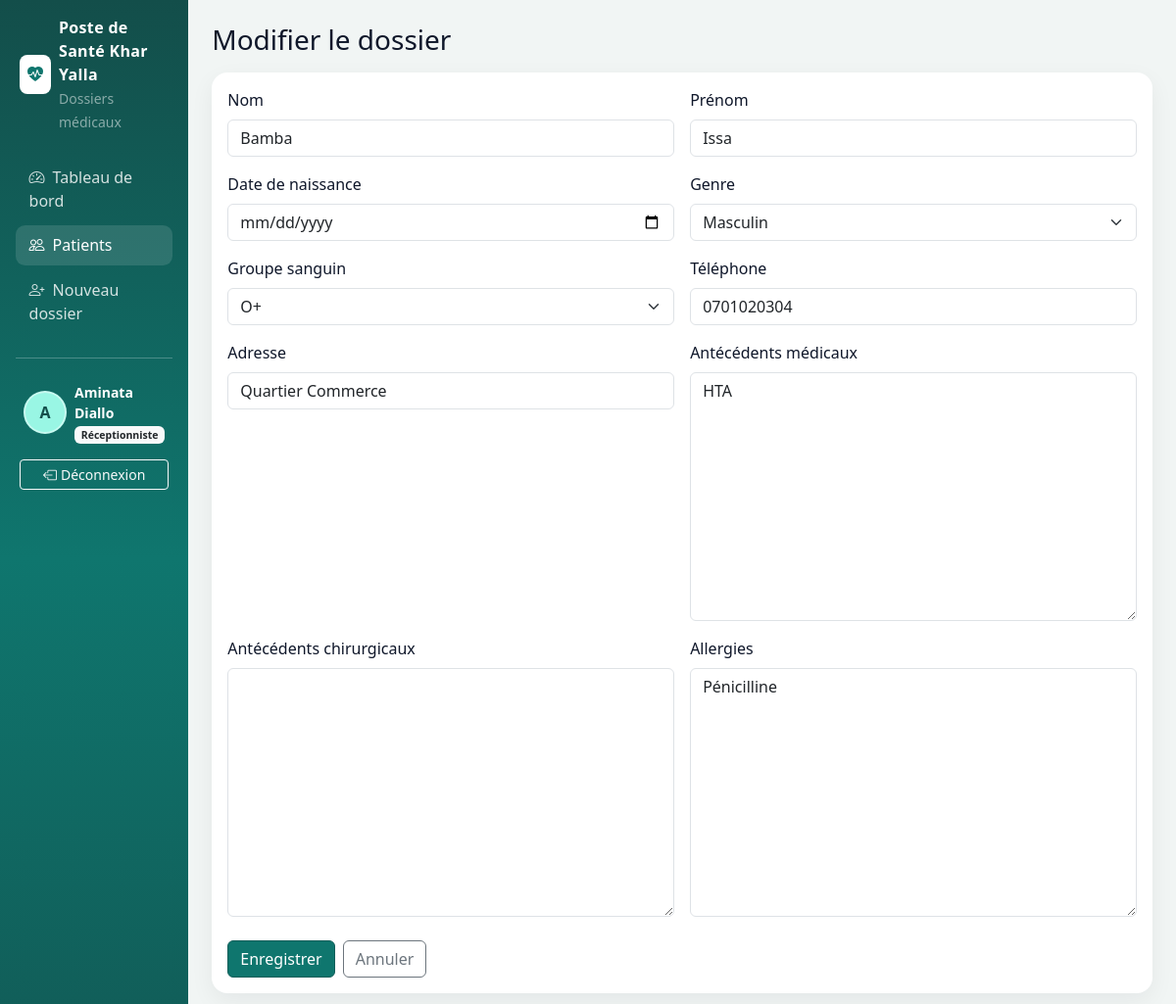
Screenshot of /patients/1/modifier/ (signed in) with the database file from the repository.
### accounts/models.py (models this page shows, shortened)
class User(AbstractUser):
    class Role(models.TextChoices):
        ADMIN = "ADMIN", "Administrateur"
        MEDECIN = "MEDECIN", "Médecin"
        INFIRMIER = "INFIRMIER", "Infirmier"
        RECEPTIONNISTE = "RECEPTIONNISTE", "Réceptionniste"
    ROLES_CREABLES = (
        (Role.MEDECIN, "Médecin"),
        (Role.INFIRMIER, "Infirmier"),
        (Role.RECEPTIONNISTE, "Réceptionniste"),
    )
    role = models.CharField(
        "rôle",
        max_length=20,
        choices=Role.choices,
        default=Role.RECEPTIONNISTE,
        help_text="Ça décide ce que la personne a le droit de faire.",
    )
    telephone = models.CharField("téléphone", max_length=30, blank=True)
    photo = models.ImageField(
        "photo de profil",
        upload_to=photo_upload_to,
        blank=True,
        null=True,
    )
    class Meta:
        verbose_name = "utilisateur"
        verbose_name_plural = "utilisateurs"
        ordering = ["last_name", "first_name", "username"]
    def is_admin(self):
        return self.role == self.Role.ADMIN
    def is_medecin(self):
        return self.role == self.Role.MEDECIN
    def is_infirmier(self):
        return self.role == self.Role.INFIRMIER
    def is_receptionniste(self):
        return self.role == self.Role.RECEPTIONNISTE
    def is_soignant(self):
        return self.role in (self.Role.MEDECIN, self.Role.INFIRMIER)

### patients/models.py (models this page shows, shortened)
class Patient(models.Model):
    class Genre(models.TextChoices):
        M = "M", "Masculin"
        F = "F", "Féminin"
    class GroupeSanguin(models.TextChoices):
        A_POS = "A+", "A+"
        A_NEG = "A-", "A-"
        B_POS = "B+", "B+"
        B_NEG = "B-", "B-"
        AB_POS = "AB+", "AB+"
        AB_NEG = "AB-", "AB-"
        O_POS = "O+", "O+"
        O_NEG = "O-", "O-"
        INCONNU = "INCONNU", "Inconnu"
    numero_dossier = models.CharField(
        "numéro de dossier",
        max_length=20,
        unique=True,
        editable=False,
        help_text="Généré automatiquement : PAT-AAAA-XXXX",
    )
    nom = models.CharField(max_length=80)
    prenom = models.CharField("prénom", max_length=80)
    date_naissance = models.DateField("date de naissance")
    genre = models.CharField(max_length=1, choices=Genre.choices)
    groupe_sanguin = models.CharField(
        max_length=8,
        choices=GroupeSanguin.choices,
        default=GroupeSanguin.INCONNU,
    )
    telephone = models.CharField("téléphone", max_length=30, blank=True)
    adresse = models.CharField(max_length=255, blank=True)
    antecedent_medicaux = models.TextField("antécédents médicaux", blank=True)
    antecedent_chirurgicaux = models.TextField("antécédents chirurgicaux", blank=True)
    allergies = models.TextField(blank=True)
    created_at = models.DateTimeField("créé le", auto_now_add=True)
    updated_at = models.DateTimeField("modifié le", auto_now=True)
    created_by = models.ForeignKey(
        settings.AUTH_USER_MODEL,
        on_delete=models.SET_NULL,
        null=True,
        blank=True,
        related_name="patients_crees",
        verbose_name="enregistré par",
    )
    class Meta:
        ordering = ["nom", "prenom"]
        verbose_name = "patient"
        verbose_name_plural = "patients"
        indexes = [
            models.Index(fields=["nom", "prenom"]),
            models.Index(fields=["numero_dossier"]),
        ]

### patients/views.py (the view, shortened to what this page needs)
# urls.py: path("<int:pk>/modifier/", PatientUpdateView.as_view(), name="modifier"),
class PatientUpdateView(ReceptionMixin, UpdateView):
    model = Patient
    form_class = PatientForm
    template_name = "patients/patient_form.html"

### patients/forms.py
class PatientForm(BootstrapFormMixin, forms.ModelForm):
    class Meta:
        model = Patient
        fields = [
            "nom",
            "prenom",
            "date_naissance",
            "genre",
            "groupe_sanguin",
            "telephone",
            "adresse",
            "antecedent_medicaux",
            "antecedent_chirurgicaux",
            "allergies",
        ]
        widgets = {
            "date_naissance": forms.DateInput(attrs={"type": "date"}),
        }

### accounts/audit.py (called while the page is built)
def masquer_commandes_expirees():
    seuil = timezone.now() - timedelta(hours=24)
    return AuditLog.objects.filter(efface_le__isnull=True, created_at__lt=seuil).update(
        efface_le=timezone.now()
    )

### accounts/context_processors.py (called while the page is built, shortened)
def role_flags(request):
    user = getattr(request, "user", None)
    return {
        "is_admin_role": user.is_admin(),
        "is_medecin_role": user.is_medecin(),
        "is_infirmier_role": user.is_infirmier(),
        "is_reception_role": user.is_receptionniste(),
        "is_soignant_role": user.is_soignant(),
    }

def structure(_request):
    from django.conf import settings
    return {"NOM_STRUCTURE": getattr(settings, "NOM_STRUCTURE", "Poste de Santé Khar Yalla")}

### accounts/permissions.py (called while the page is built)
    def test_func(self):
        user = self.request.user
        if not user.is_authenticated:
            return False
        return user.role in self.allowed_roles

### templates/patients/patient_form.html (shortened to what this page needs)
{% extends "base.html" %}
{% block content %}
<h1 class="h3 mb-3">{% if form.instance.pk %}Modifier le dossier{% else %}Enregistrer un patient{% endif %}</h1>
<form method="post" class="card stat-card card-body" novalidate>
  <div class="row g-3">
    {% for field in form %}
      <div class="col-md-6">
        <label class="form-label" for="{{ field.id_for_label }}">{{ field.label }}</label>
        {{ field }}
      </div>
    {% endfor %}
  </div>
  <div class="mt-4 d-flex gap-2">
    <button class="btn btn-success" type="submit">Enregistrer</button>
    <a class="btn btn-outline-secondary" href="{% url 'patients:liste' %}">Annuler</a>
  </div>
</form>
{% endblock %}

### templates/base.html (shortened to what this page needs)
<!DOCTYPE html>
<html lang="fr">
<head>
  <link href="https://cdn.jsdelivr.net/npm/bootstrap@5.3.3/dist/css/bootstrap.min.css" rel="stylesheet">
  <link href="https://cdn.jsdelivr.net/npm/bootstrap-icons@1.11.3/font/bootstrap-icons.min.css" rel="stylesheet">
  {% load static %}
  <link rel="stylesheet" href="{% static 'css/app.css' %}">
</head>
<body class="app-body">
  <div class="d-flex">
    <aside class="sidebar text-white p-3 no-print">
      <div class="d-flex align-items-center gap-2 mb-4 px-1">
        <span class="bg-white text-success rounded-3 p-2"><i class="bi bi-heart-pulse-fill"></i></span>
        <div>
          <div class="brand">{{ NOM_STRUCTURE }}</div>
          <small class="text-white-50">Dossiers médicaux</small>
        </div>
      </div>
      <nav class="nav flex-column gap-1">
        <a class="nav-link {% if request.resolver_match.url_name == 'dashboard' %}active{% endif %}" href="{% url 'reports:dashboard' %}">
          <i class="bi bi-speedometer2 me-2"></i>Tableau de bord
        </a>
        {% if not is_admin_role %}
        <a class="nav-link {% if request.resolver_match.app_name == 'patients' %}active{% endif %}" href="{% url 'patients:liste' %}">
          <i class="bi bi-people me-2"></i>Patients
        </a>
        {% endif %}
        {% if is_reception_role %}
        <a class="nav-link" href="{% url 'patients:creer' %}">
          <i class="bi bi-person-plus me-2"></i>Nouveau dossier
        </a>
        {% endif %}
      </nav>
      <hr class="border-light opacity-25 my-4">
      <a href="{% url 'accounts:profil' %}" class="d-flex align-items-center gap-2 px-2 text-white text-decoration-none">
        {% if request.user.photo %}
          <img src="{{ request.user.photo.url }}" alt="Photo de profil" class="avatar-profil">
        {% else %}
          <span class="avatar-profil avatar-fallback">{{ request.user.first_name|slice:":1"|default:request.user.username|slice:":1"|upper }}</span>
        {% endif %}
        <div class="small">
          <div class="fw-semibold">{{ request.user.get_full_name|default:request.user.username }}</div>
          <span class="badge text-bg-light text-dark badge-role">{{ request.user.get_role_display }}</span>
        </div>
      </a>
      <form method="post" action="{% url 'accounts:logout' %}" class="mt-3 px-1">
        <button class="btn btn-outline-light btn-sm w-100" type="submit">
          <i class="bi bi-box-arrow-left me-1"></i>Déconnexion
        </button>
      </form>
    </aside>
    <main class="flex-grow-1 p-4">
      {% block content %}{% endblock %}
    </main>
  </div>
</body>
</html>

### static/css/app.css (style rules this page uses)
:root { --hc-teal: #0f766e; --hc-teal-dark: #115e59; --hc-teal-deep: #134e4a; --hc-ink: #0f172a; --hc-muted: #64748b; --hc-bg: #f1f5f4; }
html, body { height: 100%; }
body.app-body { background: var(--hc-bg); color: var(--hc-ink); }
.btn-success { background-color: var(--hc-teal); border-color: var(--hc-teal-dark); }
.text-success { color: var(--hc-teal) !important; }
.sidebar { width: 260px; min-height: 100vh; background: linear-gradient(180deg, var(--hc-teal-deep) 0%, var(--hc-teal) 55%, var(--hc-teal-dark) 100%); }
.sidebar .brand { font-weight: 700; letter-spacing: .02em; }
.sidebar .nav-link { color: rgba(255,255,255,.82); border-radius: .6rem; padding: .55rem .85rem; }
.sidebar .nav-link:hover, .sidebar .nav-link.active { background: rgba(255,255,255,.12); color: #fff; }
.stat-card { border: 0; border-radius: 1rem; box-shadow: 0 8px 24px rgba(15, 23, 42, .06); background: #fff; }
.badge-role { font-weight: 600; }
.avatar-profil { width: 44px; height: 44px; border-radius: 50%; object-fit: cover; border: 2px solid rgba(255,255,255,.45); flex-shrink: 0; }
.avatar-fallback { display: inline-flex; align-items: center; justify-content: center; background: #99f6e4; color: var(--hc-teal-deep); font-weight: 700; }

### rows the page displays
User: user.first_name "A", user.get_full_name "Aminata Diallo", user.role "Réceptionniste"
Patient: form "Bamba" "Issa" "Masculin" "O+" "0701020304" "Quartier Commerce" "HTA" "Pénicilline"

### other values shown
{{ NOM_STRUCTURE }} "Poste de Santé Khar Yalla"
{{ field.label }} "Nom" "Prénom" "Date de naissance" "Genre" "Groupe sanguin" "Téléphone" "Adresse" "Antécédents médicaux" "Antécédents chirurgicaux" "Allergies"
